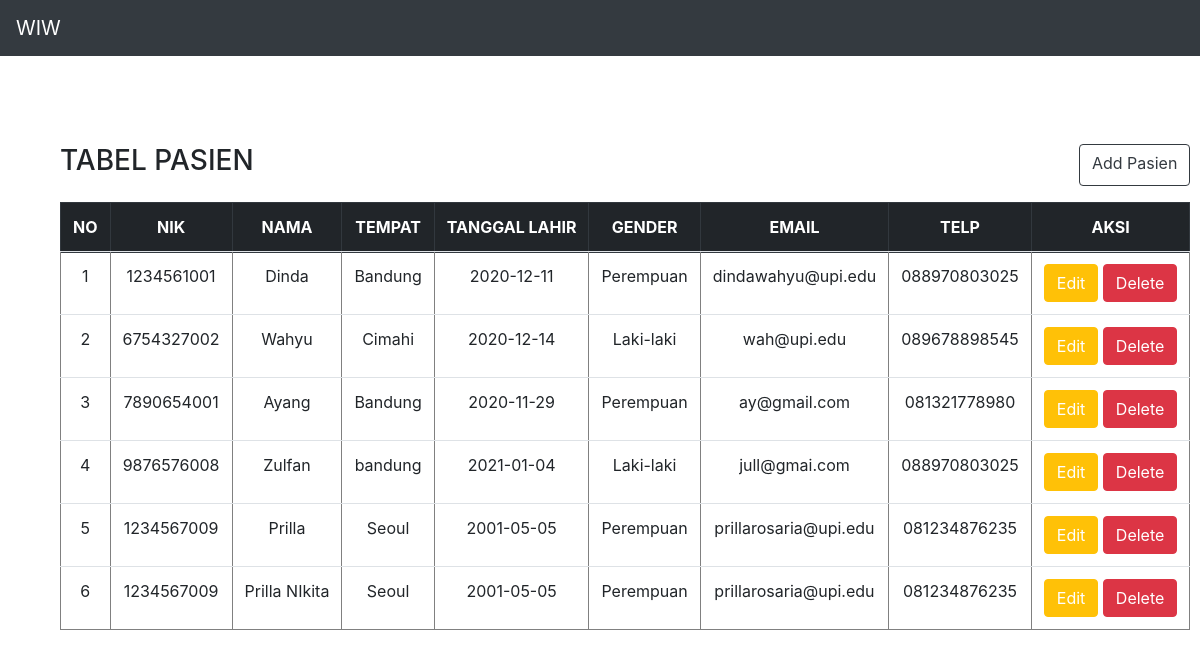
The page /lp11/index.php on the database its author committed.
### tables this page shows
CREATE TABLE `pasien` (
  `id` int(11) NOT NULL,
  `nik` varchar(100) NOT NULL,
  `nama` varchar(100) NOT NULL,
  `tempat` varchar(100) NOT NULL,
  `tl` varchar(100) NOT NULL,
  `gender` varchar(10) NOT NULL,
  `email` varchar(100) NOT NULL,
  `telp` varchar(100) NOT NULL
);

### lp11/presenter/ProsesPasien.php (called while the page is built, shortened)
<?php
class ProsesPasien implements KontrakPasienPresenter
{
	private $tabelpasien;
	private $data = [];
	function __construct()
	{
		try {
			$db_host = "localhost";
			$db_user = "root";
			$db_password = "";
			$db_name = "mvp_01";
			$this->tabelpasien = new TabelPasien($db_host, $db_user, $db_password, $db_name);
			$this->data = array();
		} catch (Exception $e) {
			echo "wiw error" . $e->getMessage();
		}
	}
	function prosesDataPasien()
	{
		try {
			$this->tabelpasien->open();
			$this->tabelpasien->getPasien();
			while ($row = $this->tabelpasien->getResult()) {
				$this->data[] = $row;
			}
		} catch (Exception $e) {
			echo "wiw error part 2" . $e->getMessage();
		}
	}
	function getId($i)
	{
		return $this->data[$i]['id'];
	}
	function getNik($i)
	{
		return $this->data[$i]['nik'];
	}
	function getNama($i)
	{
		return $this->data[$i]['nama'];
	}
	function getTempat($i)
	{
		return $this->data[$i]['tempat'];
	}
	function getTl($i)
	{
		return $this->data[$i]['tl'];
	}
	function getGender($i)
	{
		return $this->data[$i]['gender'];
	}
	function getEmail($i)
	{
		return $this->data[$i]['email'];
	}
	function getTelp($i)
	{
		return $this->data[$i]['telp'];
	}
	function getSize()
	{
		return sizeof($this->data);
	}
}

### lp11/model/DB.class.php (called while the page is built, shortened)
<?php
class DB
{
	var $db_host = '';
	var $db_user = '';
	var $db_password = '';
	var $db_name = '';
	var $db_link = '';
	function __construct($db_host = '', $db_user = '', $db_password = '', $db_name = '')
	{
		$this->db_host = $db_host;
		$this->db_user = $db_user;
		$this->db_password = $db_password;
		$this->db_name = $db_name;
	}
	function open()
	{
		$this->db_link = mysqli_connect($this->db_host, $this->db_user, $this->db_password, $this->db_name);
	}
	function execute($query = "")
	{
		$this->result = mysqli_query($this->db_link, $query);
		return $this->result;
	}
}

### lp11/model/TabelPasien.class.php (called while the page is built, shortened)
<?php
class TabelPasien extends DB
{
	function getPasien()
	{
		$query = "SELECT * FROM pasien";
		return $this->execute($query);
	}
}

### lp11/view/TampilPasien.php (the view, shortened to what this page needs)
<?php
include_once("presenter/ProsesPasien.php");
class TampilPasien implements KontrakPasienView
{
	private $prosespasien;
	function __construct()
	{
		$this->prosespasien = new ProsesPasien();
	}
	function tampil()
	{
		$this->prosespasien->prosesDataPasien();
		$data = null;
		for ($i = 0; $i < $this->prosespasien->getSize(); $i++) {
			$no = $i + 1;
			$data .= "<tr>
			<td>" . $no . "</td>
			<td>" . $this->prosespasien->getNik($i) . "</td>
			<td>" . $this->prosespasien->getNama($i) . "</td>
			<td>" . $this->prosespasien->getTempat($i) . "</td>
			<td>" . $this->prosespasien->getTl($i) . "</td>
			<td>" . $this->prosespasien->getGender($i) . "</td>
			<td>" . $this->prosespasien->getEmail($i) . "</td>
			<td>" . $this->prosespasien->getTelp($i) . "</td>
			<td>
				<a href='index.php?edit=" . $i . "'><button type='button' class='btn btn-warning text-white'>Edit</button></a>
				<a href='index.php?delete=" . $this->prosespasien->getId($i) . "'><button type='button' class='btn btn-danger'>Delete</button></a>
			</td>
			</tr>";
		}
	}
}

### lp11/index.php (shortened to what this page needs)
<?php
include_once("model/Template.class.php");
include_once("model/DB.class.php");
include_once("model/TabelPasien.class.php");
include_once("view/TampilPasien.php");
$tp = new TampilPasien();
if(isset($_POST['add']))
{
    $tp->processAdd($_POST);
}
else if(isset($_POST['update']))
{
    $tp->processUpdate($_POST);
}
else if(isset($_GET['add'])){
    $tp->addForm();
}
else if(isset($_GET['edit'])){
    $tp->updateForm($_GET['edit']);
}
else if(isset($_GET['delete'])){
    $tp->processDelete($_GET['delete']);
}
else{
    $tp->tampil();
}

### lp11/model/Template.class.php (shortened to what this page needs)
<?php
class Template{
	var $content = '';
	function __construct($filename = ''){
		$this->content = implode('', @file($filename));
	}
	function clear(){
		$this->content = preg_replace("/DATA_[A-Z|_|0-9]+/", "", $this->content);
	}
	function write(){
		print $this->content;
	}
	function replace($old = '', $new = ''){
		if(is_int($new)){
			$value = sprintf("%d", $new);
		}elseif(is_float($new)){
			$value = sprintf("%f", $new);
		}elseif(is_array($new)){
			$value = '';
			foreach( $new as $item){
				$value .= $item. '';
			}
		}else{
			$value = $new;
		}
		$this->content = preg_replace("/$old/",  $value, $this->content);
	}
}

### rows shown on the page
pasien: no "1", nik "1234561001", nama "Dinda", tempat "Bandung", tl "2020-12-11", gender "Perempuan", email "dindawahyu@upi.edu", telp "088970803025"
pasien: no "2", nik "6754327002", nama "Wahyu", tempat "Cimahi", tl "2020-12-14", gender "Laki-laki", email "wah@upi.edu", telp "089678898545"
pasien: no "3", nik "7890654001", nama "Ayang", tempat "Bandung", tl "2020-11-29", gender "Perempuan", email "ay@gmail.com", telp "081321778980"
pasien: no "4", nik "9876576008", nama "Zulfan", tempat "bandung", tl "2021-01-04", gender "Laki-laki", email "jull@gmai.com", telp "088970803025"
pasien: no "5", nik "1234567009", nama "Prilla", tempat "Seoul", tl "2001-05-05", gender "Perempuan", email "prillarosaria@upi.edu", telp "081234876235"
pasien: no "6", nik "1234567009", nama "Prilla NIkita", tempat "Seoul", tl "2001-05-05", gender "Perempuan", email "prillarosaria@upi.edu", telp "081234876235"

### other values the page prints
$this->content "WIW TABEL PASIEN Add Pasien NO NIK NAMA TEMPAT TANGGAL LAHIR GENDER EMAIL TELP AKSI"
